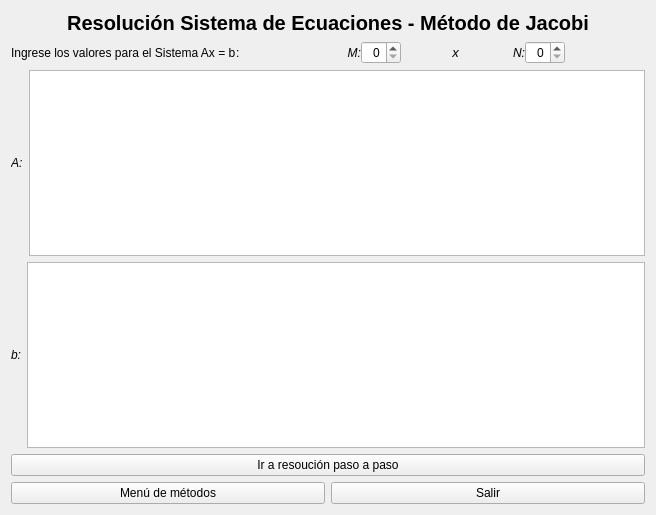
<?xml version="1.0" encoding="UTF-8"?>
<ui version="4.0">
 <class>Operate2</class>
 <widget class="QWidget" name="Operate2">
  <property name="geometry">
   <rect>
    <x>0</x>
    <y>0</y>
    <width>656</width>
    <height>515</height>
   </rect>
  </property>
  <property name="windowTitle">
   <string>Form</string>
  </property>
  <layout class="QVBoxLayout" name="verticalLayout">
   <item>
    <widget class="QLabel" name="label">
     <property name="font">
      <font>
       <pointsize>15</pointsize>
       <bold>true</bold>
      </font>
     </property>
     <property name="text">
      <string>Resolución Sistema de Ecuaciones - Método de Jacobi</string>
     </property>
     <property name="alignment">
      <set>Qt::AlignCenter</set>
     </property>
    </widget>
   </item>
   <item>
    <layout class="QHBoxLayout" name="horizontalLayout">
     <property name="spacing">
      <number>0</number>
     </property>
     <item>
      <widget class="QLabel" name="label_2">
       <property name="maximumSize">
        <size>
         <width>255</width>
         <height>16777215</height>
        </size>
       </property>
       <property name="text">
        <string>Ingrese los valores para el Sistema Ax = b</string>
       </property>
      </widget>
     </item>
     <item>
      <widget class="QLabel" name="label_4">
       <property name="maximumSize">
        <size>
         <width>5</width>
         <height>16777215</height>
        </size>
       </property>
       <property name="text">
        <string>:</string>
       </property>
      </widget>
     </item>
     <item>
      <widget class="QLabel" name="label_5">
       <property name="minimumSize">
        <size>
         <width>120</width>
         <height>0</height>
        </size>
       </property>
       <property name="maximumSize">
        <size>
         <width>150</width>
         <height>16777215</height>
        </size>
       </property>
       <property name="font">
        <font>
         <italic>true</italic>
        </font>
       </property>
       <property name="text">
        <string>M:</string>
       </property>
       <property name="alignment">
        <set>Qt::AlignRight|Qt::AlignTrailing|Qt::AlignVCenter</set>
       </property>
      </widget>
     </item>
     <item>
      <widget class="QSpinBox" name="filasSpinBox">
       <property name="maximumSize">
        <size>
         <width>40</width>
         <height>80</height>
        </size>
       </property>
       <property name="alignment">
        <set>Qt::AlignRight|Qt::AlignTrailing|Qt::AlignVCenter</set>
       </property>
      </widget>
     </item>
     <item>
      <widget class="QLabel" name="label_6">
       <property name="font">
        <font>
         <pointsize>10</pointsize>
         <italic>true</italic>
        </font>
       </property>
       <property name="text">
        <string>x</string>
       </property>
       <property name="alignment">
        <set>Qt::AlignCenter</set>
       </property>
      </widget>
     </item>
     <item>
      <widget class="QLabel" name="label_7">
       <property name="minimumSize">
        <size>
         <width>15</width>
         <height>0</height>
        </size>
       </property>
       <property name="maximumSize">
        <size>
         <width>15</width>
         <height>16777215</height>
        </size>
       </property>
       <property name="font">
        <font>
         <italic>true</italic>
        </font>
       </property>
       <property name="text">
        <string>N:</string>
       </property>
       <property name="alignment">
        <set>Qt::AlignRight|Qt::AlignTrailing|Qt::AlignVCenter</set>
       </property>
      </widget>
     </item>
     <item>
      <widget class="QSpinBox" name="columnasSpinBox">
       <property name="maximumSize">
        <size>
         <width>40</width>
         <height>80</height>
        </size>
       </property>
       <property name="alignment">
        <set>Qt::AlignRight|Qt::AlignTrailing|Qt::AlignVCenter</set>
       </property>
      </widget>
     </item>
     <item>
      <spacer name="horizontalSpacer">
       <property name="orientation">
        <enum>Qt::Horizontal</enum>
       </property>
       <property name="sizeType">
        <enum>QSizePolicy::Maximum</enum>
       </property>
       <property name="sizeHint" stdset="0">
        <size>
         <width>80</width>
         <height>20</height>
        </size>
       </property>
      </spacer>
     </item>
    </layout>
   </item>
   <item>
    <layout class="QHBoxLayout" name="horizontalLayout_2">
     <item>
      <widget class="QLabel" name="label_8">
       <property name="font">
        <font>
         <italic>true</italic>
         <bold>false</bold>
        </font>
       </property>
       <property name="text">
        <string>A:</string>
       </property>
      </widget>
     </item>
     <item>
      <widget class="QTableView" name="matrixA">
       <property name="minimumSize">
        <size>
         <width>0</width>
         <height>100</height>
        </size>
       </property>
       <property name="maximumSize">
        <size>
         <width>16777215</width>
         <height>16777215</height>
        </size>
       </property>
      </widget>
     </item>
    </layout>
   </item>
   <item>
    <layout class="QHBoxLayout" name="horizontalLayout_3">
     <item>
      <widget class="QLabel" name="label_9">
       <property name="font">
        <font>
         <italic>true</italic>
        </font>
       </property>
       <property name="text">
        <string>b:</string>
       </property>
      </widget>
     </item>
     <item>
      <widget class="QTableView" name="matrixb">
       <property name="minimumSize">
        <size>
         <width>0</width>
         <height>150</height>
        </size>
       </property>
       <property name="maximumSize">
        <size>
         <width>16777215</width>
         <height>16777215</height>
        </size>
       </property>
      </widget>
     </item>
    </layout>
   </item>
   <item>
    <widget class="QPushButton" name="pasosButton">
     <property name="text">
      <string>Ir a resoución paso a paso</string>
     </property>
    </widget>
   </item>
   <item>
    <layout class="QHBoxLayout" name="horizontalLayout_4">
     <item>
      <widget class="QPushButton" name="menuMetodosButton">
       <property name="text">
        <string>Menú de métodos</string>
       </property>
      </widget>
     </item>
     <item>
      <widget class="QPushButton" name="salirButton">
       <property name="text">
        <string>Salir</string>
       </property>
      </widget>
     </item>
    </layout>
   </item>
  </layout>
 </widget>
 <resources/>
 <connections/>
</ui>
